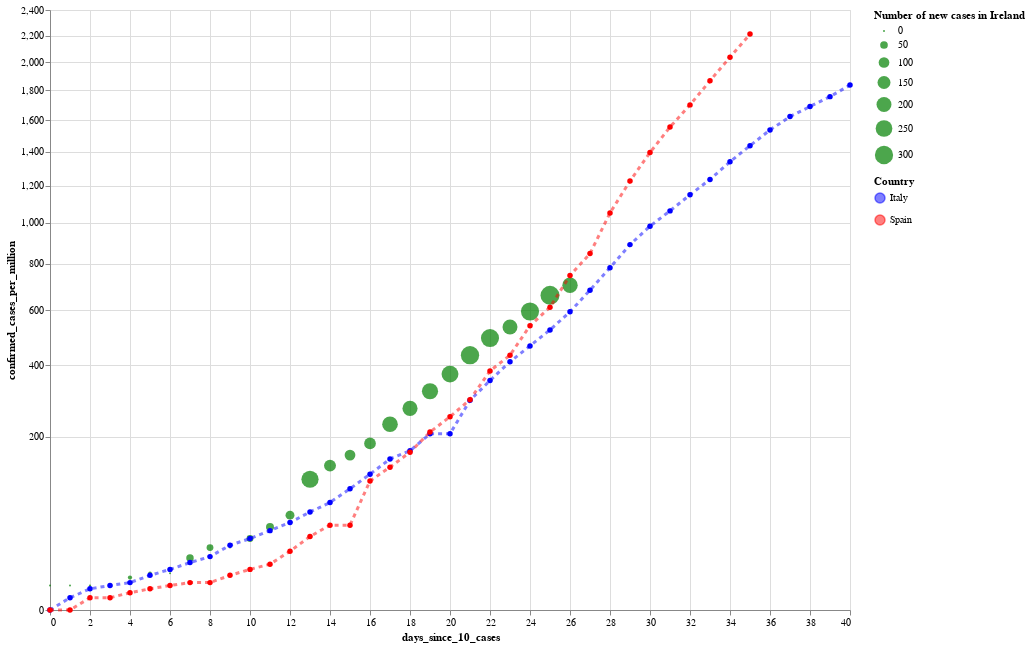

Notebook source saved alongside this figure:
### Code cell
#hide_input

alt.layer(cases_per_million_ie_plot, cases_per_million_it_plot, cases_per_million_es_plot).properties(
    width=800, height=600
).resolve_scale(
    color='independent',
    shape='independent'
)

### Figure 1 — Vega-Lite specification as saved in the notebook (floating-point values rounded to 4 significant figures)
{"config": {"view": {"continuousWidth": 400, "continuousHeight": 300}}, "layer": [{"data": {"name": "data-29f5fbda05c779ea2e49410f8839da9a"}, "mark": {"type": "circle", "color": "green", "opacity": 0.7}, "encoding": {"size": {"type": "quantitative", "field": "new_cases", "title": "Number of new cases in Ireland"}, "tooltip": [{"type": "nominal", "field": "country"}, {"type": "temporal", "field": "date"}, {"type": "quantitative", "field": "confirmed_cases"}, {"type": "quantitative", "field": "confirmed_cases_per_million"}, {"type": "quantitative", "field": "new_cases"}, {"type": "quantitative", "field": "new_deaths"}], "x": {"type": "quantitative", "field": "days_since_10_cases"}, "y": {"type": "quantitative", "field": "confirmed_cases_per_million", "scale": {"type": "sqrt"}}}}, {"data": {"name": "data-60478bf37e5c48d9934e6c684902157a"}, "mark": {"type": "line", "color": "blue", "opacity": 0.5, "point": true, "strokeDash": [4, 4], "strokeWidth": 3}, "encoding": {"color": {"type": "nominal", "field": "country", "scale": {"domain": ["Italy"], "range": ["blue"]}, "title": "Country"}, "tooltip": [{"type": "nominal", "field": "country"}, {"type": "temporal", "field": "date"}, {"type": "quantitative", "field": "confirmed_cases"}, {"type": "quantitative", "field": "confirmed_cases_per_million"}, {"type": "quantitative", "field": "new_cases"}, {"type": "quantitative", "field": "new_deaths"}], "x": {"type": "quantitative", "field": "days_since_10_cases"}, "y": {"type": "quantitative", "field": "confirmed_cases_per_million", "scale": {"type": "sqrt"}}}}, {"data": {"name": "data-7df6663c37c9ef16dd314f443971e3c0"}, "mark": {"type": "line", "color": "red", "opacity": 0.5, "point": true, "strokeDash": [4, 4], "strokeWidth": 3}, "encoding": {"color": {"type": "nominal", "field": "country", "scale": {"domain": ["Spain"], "range": ["red"]}, "title": ""}, "tooltip": [{"type": "nominal", "field": "country"}, {"type": "temporal", "field": "date"}, {"type": "quantitative", "field": "confirmed_cases"}, {"type": "quantitative", "field": "confirmed_cases_per_million"}, {"type": "quantitative", "field": "new_cases"}, {"type": "quantitative", "field": "new_deaths"}], "x": {"type": "quantitative", "field": "days_since_10_cases"}, "y": {"type": "quantitative", "field": "confirmed_cases_per_million", "scale": {"type": "sqrt"}}}}], "height": 600, "resolve": {"scale": {"color": "independent", "shape": "independent"}}, "width": 800, "$schema": "https://vega.github.io/schema/vega-lite/v4.0.2.json", "datasets": {"data-29f5fbda05c779ea2e49410f8839da9a": [{"country": "Ireland", "date": "2020-03-06", "days_since_10_cases": 0, "confirmed_cases": 18, "confirmed_cases_per_million": 4.0, "new_cases": 0, "new_deaths": 0, "new_recovered": 0}, {"country": "Ireland", "date": "2020-03-07", "days_since_10_cases": 1, "confirmed_cases": 18, "confirmed_cases_per_million": 4.0, "new_cases": 0, "new_deaths": 0, "new_recovered": 0}, {"country": "Ireland", "date": "2020-03-08", "days_since_10_cases": 2, "confirmed_cases": 19, "confirmed_cases_per_million": 4.0, "new_cases": 1, "new_deaths": 0, "new_recovered": 0}, {"country": "Ireland", "date": "2020-03-09", "days_since_10_cases": 3, "confirmed_cases": 21, "confirmed_cases_per_million": 4.0, "new_cases": 2, "new_deaths": 0, "new_recovered": 0}, {"country": "Ireland", "date": "2020-03-10", "days_since_10_cases": 4, "confirmed_cases": 34, "confirmed_cases_per_million": 7.0, "new_cases": 13, "new_deaths": 0, "new_recovered": 0}, {"country": "Ireland", "date": "2020-03-11", "days_since_10_cases": 5, "confirmed_cases": 43, "confirmed_cases_per_million": 9.0, "new_cases": 9, "new_deaths": 1, "new_recovered": 0}, {"country": "Ireland", "date": "2020-03-12", "days_since_10_cases": 6, "confirmed_cases": 43, "confirmed_cases_per_million": 9.0, "new_cases": 0, "new_deaths": 0, "new_recovered": 0}, {"country": "Ireland", "date": "2020-03-13", "days_since_10_cases": 7, "confirmed_cases": 90, "confirmed_cases_per_million": 18.0, "new_cases": 47, "new_deaths": 0, "new_recovered": 0}, {"country": "Ireland", "date": "2020-03-14", "days_since_10_cases": 8, "confirmed_cases": 129, "confirmed_cases_per_million": 26.0, "new_cases": 39, "new_deaths": 1, "new_recovered": 0}, {"country": "Ireland", "date": "2020-03-15", "days_since_10_cases": 9, "confirmed_cases": 129, "confirmed_cases_per_million": 26.0, "new_cases": 0, "new_deaths": 0, "new_recovered": 0}, {"country": "Ireland", "date": "2020-03-16", "days_since_10_cases": 10, "confirmed_cases": 169, "confirmed_cases_per_million": 34.0, "new_cases": 40, "new_deaths": 0, "new_recovered": 0}, {"country": "Ireland", "date": "2020-03-17", "days_since_10_cases": 11, "confirmed_cases": 223, "confirmed_cases_per_million": 46.0, "new_cases": 54, "new_deaths": 0, "new_recovered": 5}, {"country": "Ireland", "date": "2020-03-18", "days_since_10_cases": 12, "confirmed_cases": 292, "confirmed_cases_per_million": 60.0, "new_cases": 69, "new_deaths": 0, "new_recovered": 0}, {"country": "Ireland", "date": "2020-03-19", "days_since_10_cases": 13, "confirmed_cases": 557, "confirmed_cases_per_million": 114.0, "new_cases": 265, "new_deaths": 1, "new_recovered": 0}, {"country": "Ireland", "date": "2020-03-20", "days_since_10_cases": 14, "confirmed_cases": 683, "confirmed_cases_per_million": 139.0, "new_cases": 126, "new_deaths": 0, "new_recovered": 0}, {"country": "Ireland", "date": "2020-03-21", "days_since_10_cases": 15, "confirmed_cases": 785, "confirmed_cases_per_million": 160.0, "new_cases": 102, "new_deaths": 0, "new_recovered": 0}, {"country": "Ireland", "date": "2020-03-22", "days_since_10_cases": 16, "confirmed_cases": 906, "confirmed_cases_per_million": 185.0, "new_cases": 121, "new_deaths": 1, "new_recovered": 0}, {"country": "Ireland", "date": "2020-03-23", "days_since_10_cases": 17, "confirmed_cases": 1125, "confirmed_cases_per_million": 230.0, "new_cases": 219, "new_deaths": 2, "new_recovered": 0}, {"country": "Ireland", "date": "2020-03-24", "days_since_10_cases": 18, "confirmed_cases": 1329, "confirmed_cases_per_million": 271.0, "new_cases": 204, "new_deaths": 1, "new_recovered": 0}, {"country": "Ireland", "date": "2020-03-25", "days_since_10_cases": 19, "confirmed_cases": 1564, "confirmed_cases_per_million": 319.0, "new_cases": 235, "new_deaths": 2, "new_recovered": 0}, {"country": "Ireland", "date": "2020-03-26", "days_since_10_cases": 20, "confirmed_cases": 1819, "confirmed_cases_per_million": 371.0, "new_cases": 255, "new_deaths": 10, "new_recovered": 0}, {"country": "Ireland", "date": "2020-03-27", "days_since_10_cases": 21, "confirmed_cases": 2121, "confirmed_cases_per_million": 433.0, "new_cases": 302, "new_deaths": 3, "new_recovered": 0}, {"country": "Ireland", "date": "2020-03-28", "days_since_10_cases": 22, "confirmed_cases": 2415, "confirmed_cases_per_million": 493.0, "new_cases": 294, "new_deaths": 14, "new_recovered": 0}, {"country": "Ireland", "date": "2020-03-29", "days_since_10_cases": 23, "confirmed_cases": 2615, "confirmed_cases_per_million": 534.0, "new_cases": 200, "new_deaths": 10, "new_recovered": 0}, {"country": "Ireland", "date": "2020-03-30", "days_since_10_cases": 24, "confirmed_cases": 2910, "confirmed_cases_per_million": 594.0, "new_cases": 295, "new_deaths": 8, "new_recovered": 0}, {"country": "Ireland", "date": "2020-03-31", "days_since_10_cases": 25, "confirmed_cases": 3235, "confirmed_cases_per_million": 660.0, "new_cases": 325, "new_deaths": 17, "new_recovered": 0}, {"country": "Ireland", "date": "2020-04-01", "days_since_10_cases": 26, "confirmed_cases": 3447, "confirmed_cases_per_million": 703.0, "new_cases": 212, "new_deaths": 14, "new_recovered": 0}], "data-60478bf37e5c48d9934e6c684902157a": [{"country": "Italy", "date": "2020-02-21", "days_since_10_cases": 0, "confirmed_cases": 20, "confirmed_cases_per_million": 0.0, "new_cases": 0, "new_deaths": 1, "new_recovered": 0}, {"country": "Italy", "date": "2020-02-22", "days_since_10_cases": 1, "confirmed_cases": 62, "confirmed_cases_per_million": 1.0, "new_cases": 42, "new_deaths": 1, "new_recovered": 1}, {"country": "Italy", "date": "2020-02-23", "days_since_10_cases": 2, "confirmed_cases": 155, "confirmed_cases_per_million": 3.0, "new_cases": 93, "new_deaths": 1, "new_recovered": 1}, {"country": "Italy", "date": "2020-02-24", "days_since_10_cases": 3, "confirmed_cases": 229, "confirmed_cases_per_million": 4.0, "new_cases": 74, "new_deaths": 4, "new_recovered": -1}, {"country": "Italy", "date": "2020-02-25", "days_since_10_cases": 4, "confirmed_cases": 322, "confirmed_cases_per_million": 5.0, "new_cases": 93, "new_deaths": 3, "new_recovered": 0}, {"country": "Italy", "date": "2020-02-26", "days_since_10_cases": 5, "confirmed_cases": 453, "confirmed_cases_per_million": 8.0, "new_cases": 131, "new_deaths": 2, "new_recovered": 2}, {"country": "Italy", "date": "2020-02-27", "days_since_10_cases": 6, "confirmed_cases": 655, "confirmed_cases_per_million": 11.0, "new_cases": 202, "new_deaths": 5, "new_recovered": 42}, {"country": "Italy", "date": "2020-02-28", "days_since_10_cases": 7, "confirmed_cases": 888, "confirmed_cases_per_million": 15.0, "new_cases": 233, "new_deaths": 4, "new_recovered": 1}, {"country": "Italy", "date": "2020-02-29", "days_since_10_cases": 8, "confirmed_cases": 1128, "confirmed_cases_per_million": 19.0, "new_cases": 240, "new_deaths": 8, "new_recovered": 0}, {"country": "Italy", "date": "2020-03-01", "days_since_10_cases": 9, "confirmed_cases": 1694, "confirmed_cases_per_million": 28.0, "new_cases": 566, "new_deaths": 5, "new_recovered": 37}, {"country": "Italy", "date": "2020-03-02", "days_since_10_cases": 10, "confirmed_cases": 2036, "confirmed_cases_per_million": 34.0, "new_cases": 342, "new_deaths": 18, "new_recovered": 66}, {"country": "Italy", "date": "2020-03-03", "days_since_10_cases": 11, "confirmed_cases": 2502, "confirmed_cases_per_million": 42.0, "new_cases": 466, "new_deaths": 27, "new_recovered": 11}, {"country": "Italy", "date": "2020-03-04", "days_since_10_cases": 12, "confirmed_cases": 3089, "confirmed_cases_per_million": 51.0, "new_cases": 587, "new_deaths": 28, "new_recovered": 116}, {"country": "Italy", "date": "2020-03-05", "days_since_10_cases": 13, "confirmed_cases": 3858, "confirmed_cases_per_million": 64.0, "new_cases": 769, "new_deaths": 41, "new_recovered": 138}, {"country": "Italy", "date": "2020-03-06", "days_since_10_cases": 14, "confirmed_cases": 4636, "confirmed_cases_per_million": 77.0, "new_cases": 778, "new_deaths": 49, "new_recovered": 109}, {"country": "Italy", "date": "2020-03-07", "days_since_10_cases": 15, "confirmed_cases": 5883, "confirmed_cases_per_million": 98.0, "new_cases": 1247, "new_deaths": 36, "new_recovered": 66}, {"country": "Italy", "date": "2020-03-08", "days_since_10_cases": 16, "confirmed_cases": 7375, "confirmed_cases_per_million": 123.0, "new_cases": 1492, "new_deaths": 133, "new_recovered": 33}, {"country": "Italy", "date": "2020-03-09", "days_since_10_cases": 17, "confirmed_cases": 9172, "confirmed_cases_per_million": 152.0, "new_cases": 1797, "new_deaths": 97, "new_recovered": 102}, {"country": "Italy", "date": "2020-03-10", "days_since_10_cases": 18, "confirmed_cases": 10149, "confirmed_cases_per_million": 169.0, "new_cases": 977, "new_deaths": 168, "new_recovered": 0}, {"country": "Italy", "date": "2020-03-11", "days_since_10_cases": 19, "confirmed_cases": 12462, "confirmed_cases_per_million": 207.0, "new_cases": 2313, "new_deaths": 196, "new_recovered": 321}, {"country": "Italy", "date": "2020-03-12", "days_since_10_cases": 20, "confirmed_cases": 12462, "confirmed_cases_per_million": 207.0, "new_cases": 0, "new_deaths": 0, "new_recovered": 0}, {"country": "Italy", "date": "2020-03-13", "days_since_10_cases": 21, "confirmed_cases": 17660, "confirmed_cases_per_million": 293.0, "new_cases": 5198, "new_deaths": 439, "new_recovered": 394}, {"country": "Italy", "date": "2020-03-14", "days_since_10_cases": 22, "confirmed_cases": 21157, "confirmed_cases_per_million": 351.0, "new_cases": 3497, "new_deaths": 175, "new_recovered": 527}, {"country": "Italy", "date": "2020-03-15", "days_since_10_cases": 23, "confirmed_cases": 24747, "confirmed_cases_per_million": 411.0, "new_cases": 3590, "new_deaths": 368, "new_recovered": 369}, {"country": "Italy", "date": "2020-03-16", "days_since_10_cases": 24, "confirmed_cases": 27980, "confirmed_cases_per_million": 465.0, "new_cases": 3233, "new_deaths": 349, "new_recovered": 414}, {"country": "Italy", "date": "2020-03-17", "days_since_10_cases": 25, "confirmed_cases": 31506, "confirmed_cases_per_million": 523.0, "new_cases": 3526, "new_deaths": 345, "new_recovered": 192}, {"country": "Italy", "date": "2020-03-18", "days_since_10_cases": 26, "confirmed_cases": 35713, "confirmed_cases_per_million": 593.0, "new_cases": 4207, "new_deaths": 475, "new_recovered": 1084}, {"country": "Italy", "date": "2020-03-19", "days_since_10_cases": 27, "confirmed_cases": 41035, "confirmed_cases_per_million": 682.0, "new_cases": 5322, "new_deaths": 427, "new_recovered": 415}, {"country": "Italy", "date": "2020-03-20", "days_since_10_cases": 28, "confirmed_cases": 47021, "confirmed_cases_per_million": 781.0, "new_cases": 5986, "new_deaths": 627, "new_recovered": 0}, {"country": "Italy", "date": "2020-03-21", "days_since_10_cases": 29, "confirmed_cases": 53578, "confirmed_cases_per_million": 890.0, "new_cases": 6557, "new_deaths": 793, "new_recovered": 1632}, {"country": "Italy", "date": "2020-03-22", "days_since_10_cases": 30, "confirmed_cases": 59138, "confirmed_cases_per_million": 982.0, "new_cases": 5560, "new_deaths": 651, "new_recovered": 952}, {"country": "Italy", "date": "2020-03-23", "days_since_10_cases": 31, "confirmed_cases": 63927, "confirmed_cases_per_million": 1062.0, "new_cases": 4789, "new_deaths": 601, "new_recovered": 0}, {"country": "Italy", "date": "2020-03-24", "days_since_10_cases": 32, "confirmed_cases": 69176, "confirmed_cases_per_million": 1149.0, "new_cases": 5249, "new_deaths": 743, "new_recovered": 1302}, {"country": "Italy", "date": "2020-03-25", "days_since_10_cases": 33, "confirmed_cases": 74386, "confirmed_cases_per_million": 1236.0, "new_cases": 5210, "new_deaths": 683, "new_recovered": 1036}, {"country": "Italy", "date": "2020-03-26", "days_since_10_cases": 34, "confirmed_cases": 80589, "confirmed_cases_per_million": 1339.0, "new_cases": 6203, "new_deaths": 712, "new_recovered": 999}, {"country": "Italy", "date": "2020-03-27", "days_since_10_cases": 35, "confirmed_cases": 86498, "confirmed_cases_per_million": 1437.0, "new_cases": 5909, "new_deaths": 919, "new_recovered": 589}, {"country": "Italy", "date": "2020-03-28", "days_since_10_cases": 36, "confirmed_cases": 92472, "confirmed_cases_per_million": 1536.0, "new_cases": 5974, "new_deaths": 889, "new_recovered": 1434}, {"country": "Italy", "date": "2020-03-29", "days_since_10_cases": 37, "confirmed_cases": 97689, "confirmed_cases_per_million": 1623.0, "new_cases": 5217, "new_deaths": 756, "new_recovered": 646}, {"country": "Italy", "date": "2020-03-30", "days_since_10_cases": 38, "confirmed_cases": 101739, "confirmed_cases_per_million": 1690.0, "new_cases": 4050, "new_deaths": 812, "new_recovered": 1590}, {"country": "Italy", "date": "2020-03-31", "days_since_10_cases": 39, "confirmed_cases": 105792, "confirmed_cases_per_million": 1757.0, "new_cases": 4053, "new_deaths": 837, "new_recovered": 1109}, {"country": "Italy", "date": "2020-04-01", "days_since_10_cases": 40, "confirmed_cases": 110574, "confirmed_cases_per_million": 1837.0, "new_cases": 4782, "new_deaths": 727, "new_recovered": 1118}], "data-7df6663c37c9ef16dd314f443971e3c0": [{"country": "Spain", "date": "2020-02-26", "days_since_10_cases": 0, "confirmed_cases": 13, "confirmed_cases_per_million": 0.0, "new_cases": 0, "new_deaths": 0, "new_recovered": 0}, {"country": "Spain", "date": "2020-02-27", "days_since_10_cases": 1, "confirmed_cases": 15, "confirmed_cases_per_million": 0.0, "new_cases": 2, "new_deaths": 0, "new_recovered": 0}, {"country": "Spain", "date": "2020-02-28", "days_since_10_cases": 2, "confirmed_cases": 32, "confirmed_cases_per_million": 1.0, "new_cases": 17, "new_deaths": 0, "new_recovered": 0}, {"country": "Spain", "date": "2020-02-29", "days_since_10_cases": 3, "confirmed_cases": 45, "confirmed_cases_per_million": 1.0, "new_cases": 13, "new_deaths": 0, "new_recovered": 0}, {"country": "Spain", "date": "2020-03-01", "days_since_10_cases": 4, "confirmed_cases": 84, "confirmed_cases_per_million": 2.0, "new_cases": 39, "new_deaths": 0, "new_recovered": 0}, {"country": "Spain", "date": "2020-03-02", "days_since_10_cases": 5, "confirmed_cases": 120, "confirmed_cases_per_million": 3.0, "new_cases": 36, "new_deaths": 0, "new_recovered": 0}, {"country": "Spain", "date": "2020-03-03", "days_since_10_cases": 6, "confirmed_cases": 165, "confirmed_cases_per_million": 4.0, "new_cases": 45, "new_deaths": 1, "new_recovered": 0}, {"country": "Spain", "date": "2020-03-04", "days_since_10_cases": 7, "confirmed_cases": 222, "confirmed_cases_per_million": 5.0, "new_cases": 57, "new_deaths": 1, "new_recovered": 0}, {"country": "Spain", "date": "2020-03-05", "days_since_10_cases": 8, "confirmed_cases": 259, "confirmed_cases_per_million": 5.0, "new_cases": 37, "new_deaths": 1, "new_recovered": 0}, {"country": "Spain", "date": "2020-03-06", "days_since_10_cases": 9, "confirmed_cases": 400, "confirmed_cases_per_million": 8.0, "new_cases": 141, "new_deaths": 2, "new_recovered": 0}, {"country": "Spain", "date": "2020-03-07", "days_since_10_cases": 10, "confirmed_cases": 500, "confirmed_cases_per_million": 11.0, "new_cases": 100, "new_deaths": 5, "new_recovered": 28}, {"country": "Spain", "date": "2020-03-08", "days_since_10_cases": 11, "confirmed_cases": 673, "confirmed_cases_per_million": 14.0, "new_cases": 173, "new_deaths": 7, "new_recovered": 0}, {"country": "Spain", "date": "2020-03-09", "days_since_10_cases": 12, "confirmed_cases": 1073, "confirmed_cases_per_million": 23.0, "new_cases": 400, "new_deaths": 11, "new_recovered": 2}, {"country": "Spain", "date": "2020-03-10", "days_since_10_cases": 13, "confirmed_cases": 1695, "confirmed_cases_per_million": 36.0, "new_cases": 622, "new_deaths": 7, "new_recovered": 0}, {"country": "Spain", "date": "2020-03-11", "days_since_10_cases": 14, "confirmed_cases": 2277, "confirmed_cases_per_million": 48.0, "new_cases": 582, "new_deaths": 19, "new_recovered": 151}, {"country": "Spain", "date": "2020-03-12", "days_since_10_cases": 15, "confirmed_cases": 2277, "confirmed_cases_per_million": 48.0, "new_cases": 0, "new_deaths": 1, "new_recovered": 0}, {"country": "Spain", "date": "2020-03-13", "days_since_10_cases": 16, "confirmed_cases": 5232, "confirmed_cases_per_million": 111.0, "new_cases": 2955, "new_deaths": 78, "new_recovered": 10}, {"country": "Spain", "date": "2020-03-14", "days_since_10_cases": 17, "confirmed_cases": 6391, "confirmed_cases_per_million": 136.0, "new_cases": 1159, "new_deaths": 62, "new_recovered": 324}, {"country": "Spain", "date": "2020-03-15", "days_since_10_cases": 18, "confirmed_cases": 7798, "confirmed_cases_per_million": 166.0, "new_cases": 1407, "new_deaths": 94, "new_recovered": 0}, {"country": "Spain", "date": "2020-03-16", "days_since_10_cases": 19, "confirmed_cases": 9942, "confirmed_cases_per_million": 211.0, "new_cases": 2144, "new_deaths": 53, "new_recovered": 13}, {"country": "Spain", "date": "2020-03-17", "days_since_10_cases": 20, "confirmed_cases": 11748, "confirmed_cases_per_million": 249.0, "new_cases": 1806, "new_deaths": 191, "new_recovered": 498}, {"country": "Spain", "date": "2020-03-18", "days_since_10_cases": 21, "confirmed_cases": 13910, "confirmed_cases_per_million": 295.0, "new_cases": 2162, "new_deaths": 90, "new_recovered": 53}, {"country": "Spain", "date": "2020-03-19", "days_since_10_cases": 22, "confirmed_cases": 17963, "confirmed_cases_per_million": 381.0, "new_cases": 4053, "new_deaths": 207, "new_recovered": 26}, {"country": "Spain", "date": "2020-03-20", "days_since_10_cases": 23, "confirmed_cases": 20410, "confirmed_cases_per_million": 433.0, "new_cases": 2447, "new_deaths": 213, "new_recovered": 481}, {"country": "Spain", "date": "2020-03-21", "days_since_10_cases": 24, "confirmed_cases": 25374, "confirmed_cases_per_million": 539.0, "new_cases": 4964, "new_deaths": 332, "new_recovered": 537}, {"country": "Spain", "date": "2020-03-22", "days_since_10_cases": 25, "confirmed_cases": 28768, "confirmed_cases_per_million": 611.0, "new_cases": 3394, "new_deaths": 397, "new_recovered": 450}, {"country": "Spain", "date": "2020-03-23", "days_since_10_cases": 26, "confirmed_cases": 35136, "confirmed_cases_per_million": 746.0, "new_cases": 6368, "new_deaths": 539, "new_recovered": 0}, {"country": "Spain", "date": "2020-03-24", "days_since_10_cases": 27, "confirmed_cases": 39885, "confirmed_cases_per_million": 847.0, "new_cases": 4749, "new_deaths": 497, "new_recovered": 1219}, {"country": "Spain", "date": "2020-03-25", "days_since_10_cases": 28, "confirmed_cases": 49515, "confirmed_cases_per_million": 1051.0, "new_cases": 9630, "new_deaths": 839, "new_recovered": 1573}, {"country": "Spain", "date": "2020-03-26", "days_since_10_cases": 29, "confirmed_cases": 57786, "confirmed_cases_per_million": 1227.0, "new_cases": 8271, "new_deaths": 718, "new_recovered": 1648}, {"country": "Spain", "date": "2020-03-27", "days_since_10_cases": 30, "confirmed_cases": 65719, "confirmed_cases_per_million": 1395.0, "new_cases": 7933, "new_deaths": 773, "new_recovered": 2342}, {"country": "Spain", "date": "2020-03-28", "days_since_10_cases": 31, "confirmed_cases": 73235, "confirmed_cases_per_million": 1555.0, "new_cases": 7516, "new_deaths": 844, "new_recovered": 2928}, {"country": "Spain", "date": "2020-03-29", "days_since_10_cases": 32, "confirmed_cases": 80110, "confirmed_cases_per_million": 1701.0, "new_cases": 6875, "new_deaths": 821, "new_recovered": 2424}, {"country": "Spain", "date": "2020-03-30", "days_since_10_cases": 33, "confirmed_cases": 87956, "confirmed_cases_per_million": 1867.0, "new_cases": 7846, "new_deaths": 913, "new_recovered": 2071}, {"country": "Spain", "date": "2020-03-31", "days_since_10_cases": 34, "confirmed_cases": 95923, "confirmed_cases_per_million": 2037.0, "new_cases": 7967, "new_deaths": 748, "new_recovered": 2479}, {"country": "Spain", "date": "2020-04-01", "days_since_10_cases": 35, "confirmed_cases": 104118, "confirmed_cases_per_million": 2211.0, "new_cases": 8195, "new_deaths": 923, "new_recovered": 3388}]}}
